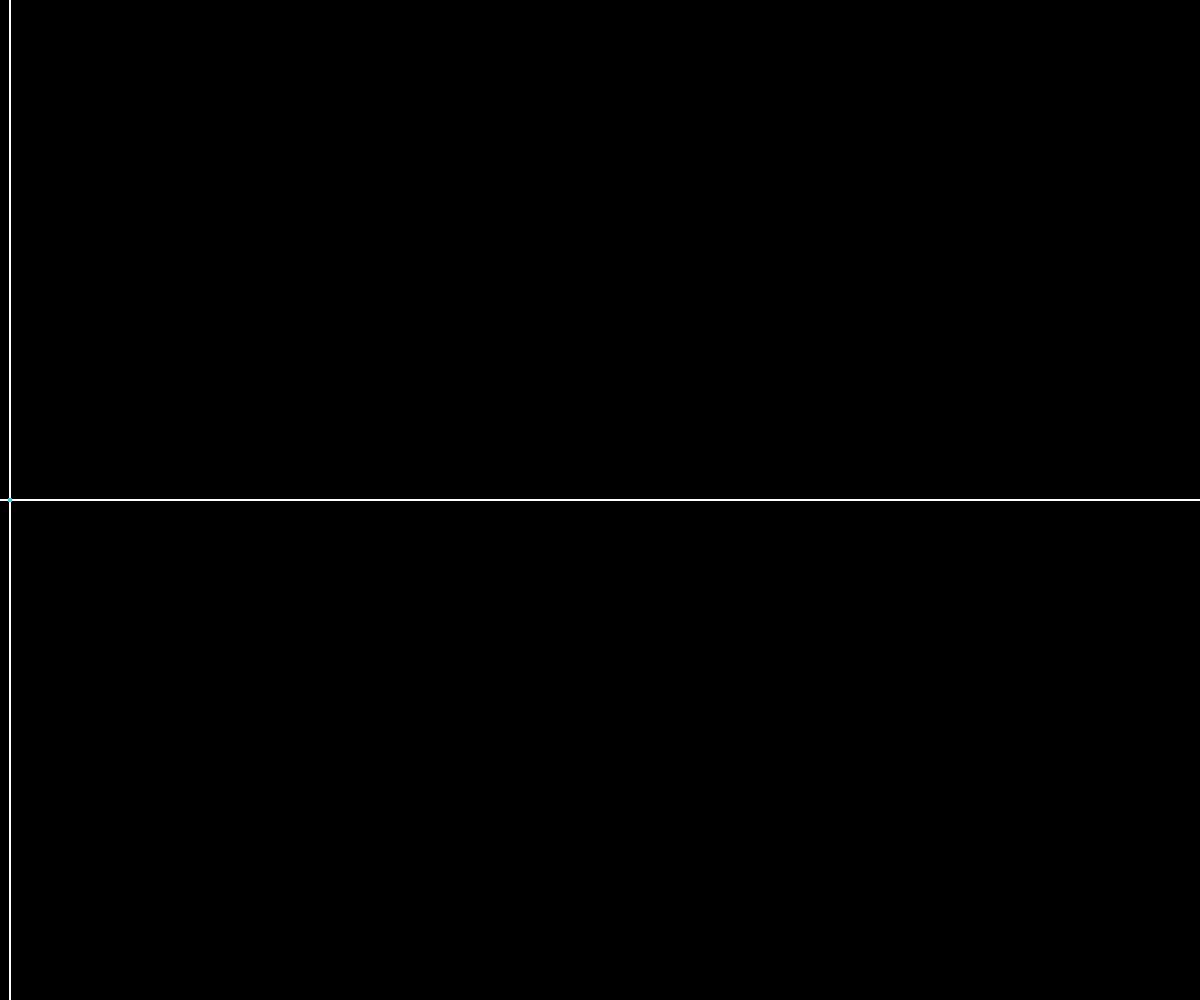
Frame 1 (no input)
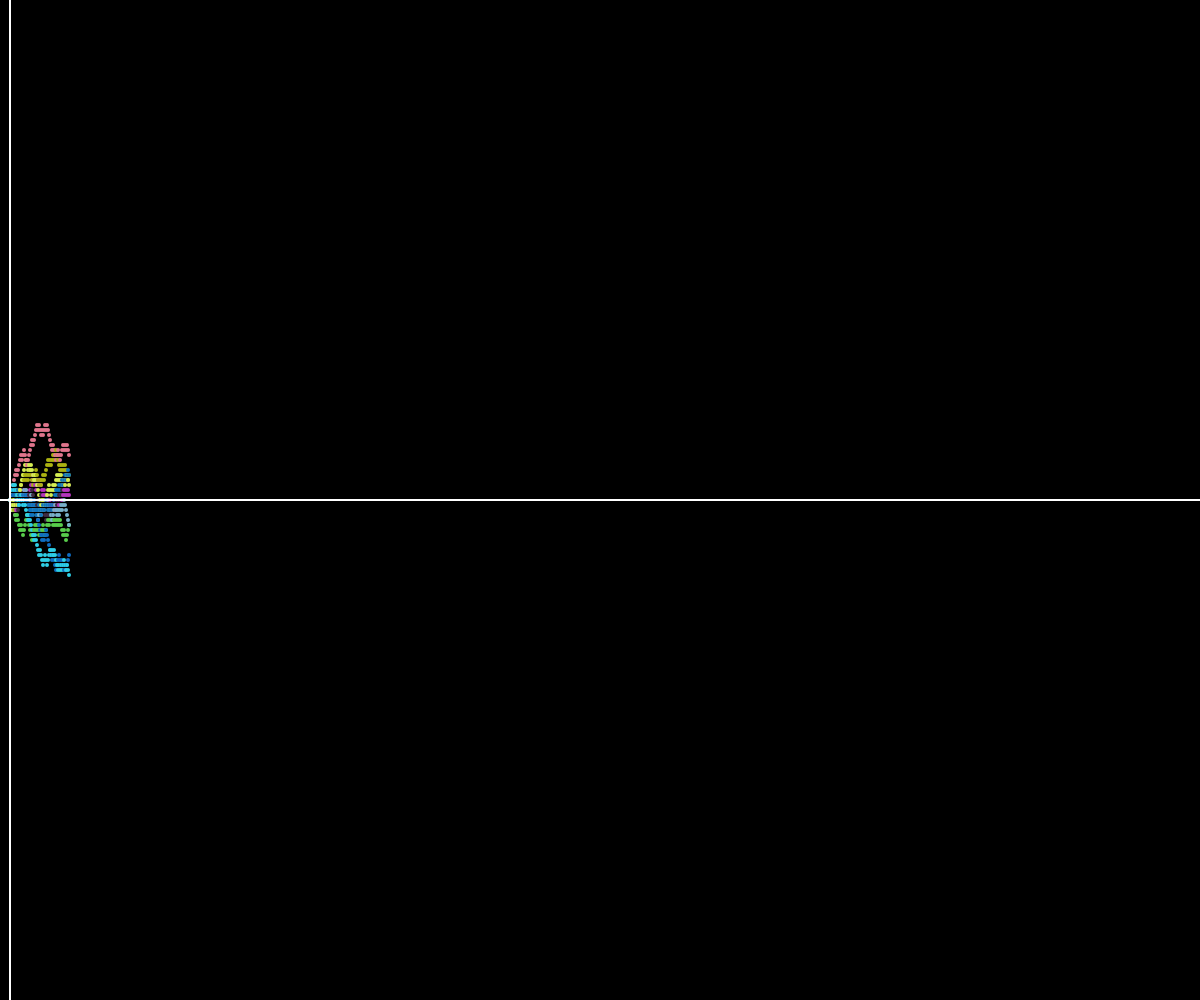
Frame 60 (no input)
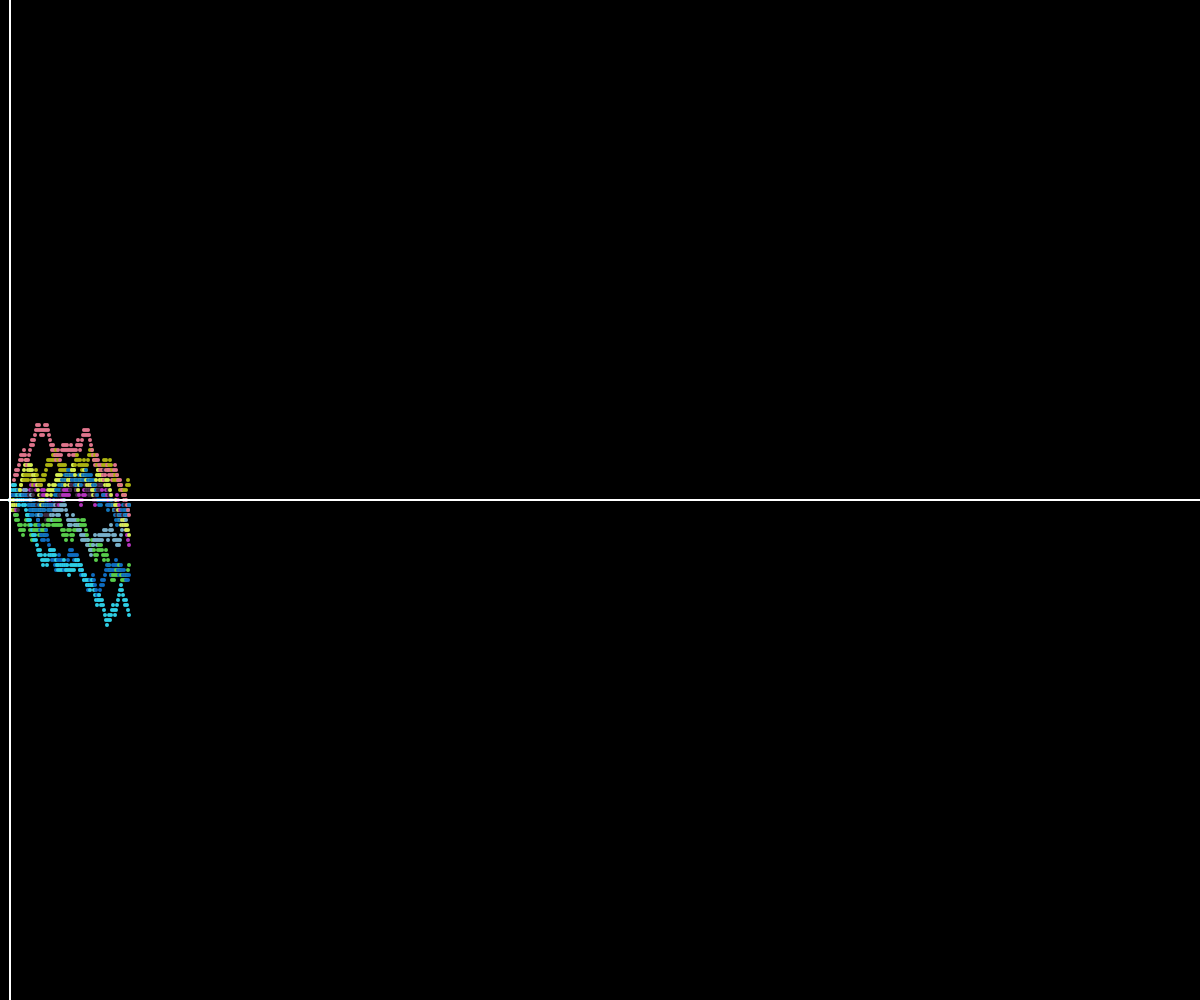
Frame 120 (the mouse pressed at the canvas centre since frame 60)

The p5.js sketch that drew these frames (run headless with seeded random() and noise() and a simulated clock; from frame 60 on, the mouse is pressed at the canvas centre):

// p5.js sketch
// ── sketch.js
let walkers = [];

class Walker {
  constructor(r, g, b) {
    this.x = 10
    this.y = height / 2
    this.r = r
    this.b = b
    this.g = g
  }
  display() {
    stroke(this.r, this.g, this.b)
    strokeWeight(4)
    point(this.x, this.y)
  }
  move() {
    this.x++;
    let dir = floor(random(2));
    if (dir === 0) {
      this.y = this.y + 5;
    }
    if (dir === 1) {
      this.y = this.y - 5;
    }
  }
}

function setup() {
  createCanvas(windowWidth, windowHeight);
  background(0);
  for (i = 0; i < 20; i++) {
    walkers[i] = new Walker(random(255), random(255), random(255));
  }
}

function draw() {
  stroke(255)
  strokeWeight(2);
  line(10, 0, 10, height);
  line(0, height / 2, width, height / 2)
  for (i = 0; i < 10; i++) {
    walkers[i].display();
    walkers[i].move();
  }
}
